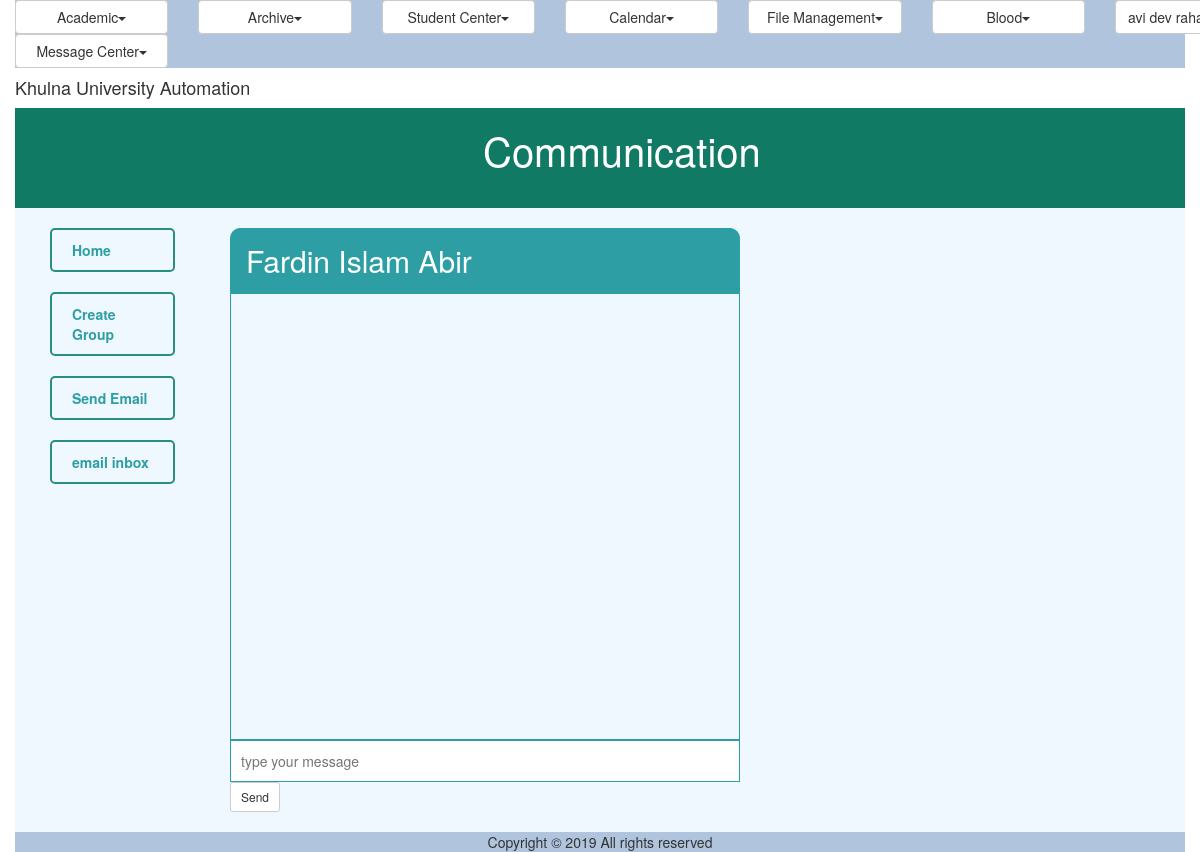
Page /send-message.php?receiver=fardinabir@gmail.com (signed in) on the committed database.
### tables this page shows
CREATE TABLE IF NOT EXISTS `ums_user` (
  `ID` varchar(40) NOT NULL,
  `UniversityID` varchar(20) NOT NULL,
  `Email` varchar(50) NOT NULL,
  `Password` varchar(255) NOT NULL,
  `FirstName` varchar(50) DEFAULT NULL,
  `MiddleName` varchar(50) DEFAULT NULL,
  `LastName` varchar(50) DEFAULT NULL,
  `DisciplineID` varchar(40) DEFAULT NULL,
  `Status` varchar(20) DEFAULT NULL,
  `IsLogged` varchar(10) DEFAULT NULL,
  `IsArchived` varchar(10) DEFAULT NULL,
  `IsDeleted` varchar(10) DEFAULT NULL,
  `Photo` varchar(500) DEFAULT NULL,
  PRIMARY KEY (`ID`),
  UNIQUE KEY `Email` (`Email`),
  UNIQUE KEY `UniversityID` (`UniversityID`)
);

### common/class.common.message.inc (called while the page is built, shortened)
 <?php
class DB {
	private static $instance = null;
	private $db;
	private function __construct() {
		$this->db = new mysqli('localhost', 'root', '', 'cseku');
	}
	public static function getInstance() {
		if (!isset(self::$instance)) {
			self::$instance = new DB();
		}
		return self::$instance;
	}
	public function selectFirst($sql) {
		$resultSet = array();
		$result = $this->db->query($sql);
		if ($result->num_rows > 0) {
			while ($row = $result->fetch_object()) {
				$resultSet[] = $row;
			}
			return $resultSet[0];
		}
		return false;
	}
}
?>

### modules/message/ui/blade/view.message.blade.inc (called while the page is built, shortened)
<?php
include_once MODULES_MESSAGE.'bao/class.messagebao.inc';
?>
<?php
$messageBao = new MessageBao();
if (isset($_GET['receiver'])) {
	$receiver = $_GET['receiver'];
	$receiverDetails = $messageBao->getReceiverDeatails($receiver);
}
?>

### modules/message/bao/class.messagebao.inc (called while the page is built, shortened)
<?php
	include_once MODULES_MESSAGE.'dao/class.messagedao.inc';
?>
<?php
class MessageBao {
	private $messageDao;
	public function __construct() {
		$this->messageDao = new MessageDao();
	}
	public function getReceiverDeatails($receiver) {
		return $this->messageDao->getReceiverDeatails($receiver);
	}
}
?>

### modules/message/dao/class.messagedao.inc (called while the page is built, shortened)
<?php
	include_once COMMON.'class.common.message.inc';
class MessageDao {
	private $db;
	public function __construct() {
		$this->db = DB::getInstance();
	}
	public function getReceiverDeatails($receiver) {
		$sql = "SELECT * FROM ums_user WHERE ID='$receiver'";
		$result = $this->db->selectFirst($sql);
		return $result;
	}
}
?>

### modules/message/ui/view.send-message.inc (the view, shortened to what this page needs)
<?php
include_once 'blade/view.message.blade.inc';
?>
<nav id="header-navigation">
	<div class="brand">
		<h1>Communication</h1>
	</div>
</nav>
<div class="container-fluid">
	<div class="row">
		<div class="col-sm-2">
			<ul class="menu">
		<div onclick="location.href='group.php?group'">
				<div class="menu-item" style="cursor: pointer;"><a href="message.php">Home</a></div>
	      </div>
	      <div onclick="location.href='create-group.php?create-group'">
				<div class="menu-item" style="cursor: pointer;"><a href="create-group.php">Create Group</a></div>
		  </div>
		   <div onclick="location.href='send-email.php?send-email'">
				<div class="menu-item" style="cursor: pointer;"><a href="send-email.php">Send Email</a>
				</div>
			</div>
			<div onclick="location.href='email-inbox.php?email-inbox'">
				<div class="menu-item" style="cursor: pointer;"><a href="email-inbox.php">email inbox</a>
				</div>
			</div>
			</ul>
		</div>
		<div class="display-table-cell" id="middle">
			<div class="message">
				<h2 class="message-heading">
					<a href="#"><?php echo $receiverDetails->FirstName .' ' . $receiverDetails->MiddleName .' ' . $receiverDetails->LastName; ?></a></h2>
				<div class="message-body">
					<div class="message-box" id="message-box">
					</div>
				</div>
				<form action="" method="POST" id="com-form">
					<div>
						<input type="text" name="messageText" value="" placeholder="type your message" class="message-text" id="messageText">
					</div>
					<div>
						<input type="submit" name="send-message" value="Send" class="btn btn-default btn-sm" id="send-message">
					</div>
				</form>
			</div>
		</div>
	</div>
</div>

### resources/css/style.css (style rules this page uses)
#middle { width:1200px; height: 400px background-color: red; float:left; }
.container-fluid { padding-left: 15px; padding-right: 15px; }
html, body { height: 100%; width: 100%; }
.display-table-cell { display: table-cell; float: none; }
#header-navigation { background: #117A65; height: 100px; border: 0px solid #278e80; }
.brand { width: 60%; float: right; }
.brand h1 { color: #fff; font-size: 40px; }
.menu { padding: 0; margin: 0; list-style: none; }
.menu-item { border: 2px solid #278e80; padding: 10px 20px; margin: 20px; border-radius: 5px; }
.menu-item a { color: #2d9ea4; font-weight: bold; }
#middle { width: 550px; padding: 20px; }
.message-heading { border: 1px solid #2d9ea4; margin: 0; padding: 15px; background:#2d9ea4; border-radius: 10px 10px 0px 0px; }
.message-heading a { color:#fff; }
.message-body { max-height: 450px; width: 100%; border: 1px solid #2d9ea4; }
.message-box { height: 445px; overflow-y: scroll; }
#com-form { margin: 0; width: 100%; }
.message-text { width:100%; padding:10px; border: 1px solid #2d9ea4; }

### rows in the picture
ums_user: FirstName "Fardin", MiddleName "Islam", LastName "Abir"

### other values in the picture
$globalMenu[$i]->getTitle() "Academic Archive Student Center Calendar File Management Blood Message Center"
$CurrentUser->getFullName() "avi dev…"
